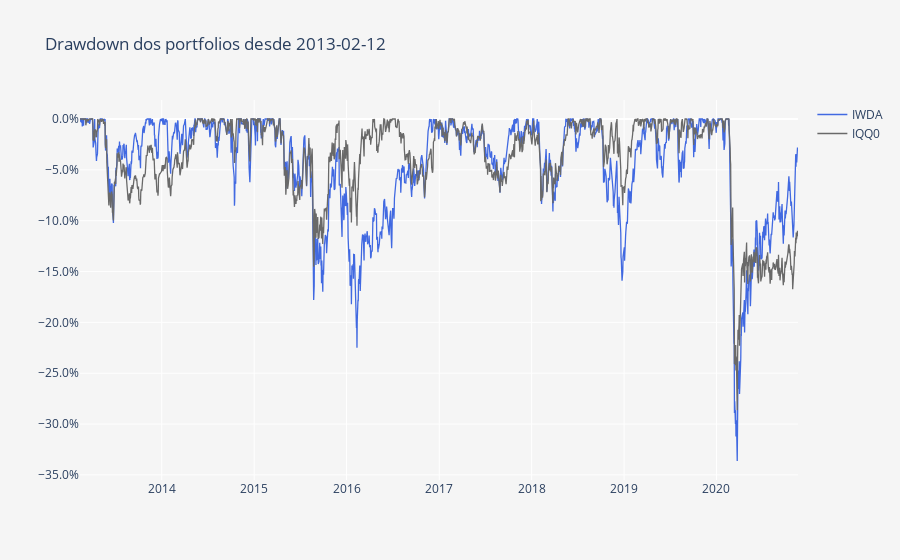

Notebook code for this chart:
### Markdown cell above
O gráfico acima apresenta a linha de performance de ambos os ETFs. Em baixo podemos ver um pequeno gráfico do diferencial absoluto entre ambos e nos apercebermos facilmente das diferentes performances ao longo do tempo. Podemos observar uma overperformance do IQQ0 em períodos de stress dos mercados accionistas que acaba por ser compensada por uma underperformance quando os mercados estão a subir.

### Code cell
DD = compute_drawdowns(fundos)
DD = DD /100

layout = go.Layout(
    title='Drawdown dos portfolios desde ' + Begin,
    plot_bgcolor='#f5f5f5',
    paper_bgcolor='#f5f5f5',
    xaxis=dict(
        title='',
        showgrid=True,
        titlefont=dict(size=12),
    ),
    yaxis=dict(
        title='',
        showgrid=True,
        zeroline=True, # Adicionar ou não a zero line
        tickformat=".1%" # tickformat=".2%" se quiseres mais casas decimais
    ))

trace0 = go.Scatter(
    x = DD.index,
    y = DD.iloc[:, 0],
    name = 'IWDA',
    line = dict(
        color = 'royalblue',
        width = 1.3)
)

trace1 = go.Scatter(
    x = DD.index,
    y = DD.iloc[:, 1],
    name = 'IQQ0',
    line = dict(
        color = 'dimgrey',
        width = 1.3)
)

data = [trace0, trace1]
        
fig = go.Figure(data=data, layout=layout)
py.iplot(fig)

### Figure 1 — Plotly figure (JSON) as saved in the notebook; plotly's stock layout.template omitted (floating-point values rounded to 4 significant figures; data arrays with more than 128 entries replaced by an {"elided": "..."} marker saying what was removed)
{"data": [{"line": {"color": "royalblue", "width": 1.3}, "name": "IWDA", "type": "scatter", "x": {"elided": "1986 str values"}, "y": {"elided": "1986 float values"}}, {"line": {"color": "dimgrey", "width": 1.3}, "name": "IQQ0", "type": "scatter", "x": {"elided": "1986 str values"}, "y": {"elided": "1986 float values"}}], "layout": {"autosize": true, "paper_bgcolor": "#f5f5f5", "plot_bgcolor": "#f5f5f5", "title": {"text": "Drawdown dos portfolios desde 2013-02-12"}, "xaxis": {"autorange": true, "range": ["2013-02-12", "2020-11-18"], "showgrid": true, "title": {"font": {"size": 12}, "text": ""}, "type": "date"}, "yaxis": {"autorange": true, "range": [-0.355, 0.01868], "showgrid": true, "tickformat": ".1%", "title": {"text": ""}, "type": "linear", "zeroline": true}}}
